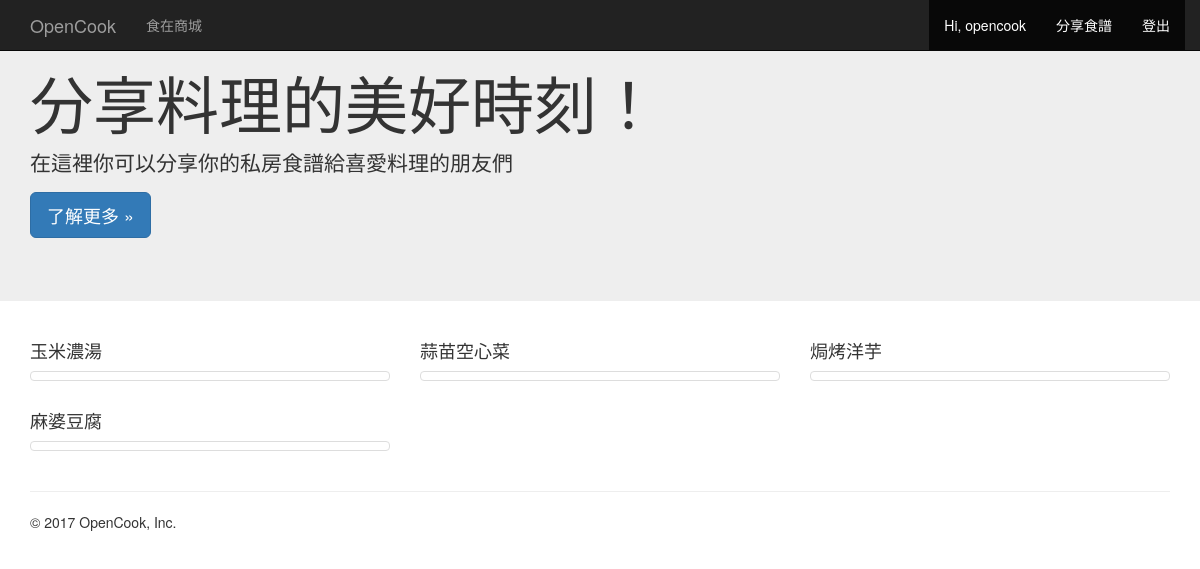
Page / (signed in) on the committed database.
### recipe/models.py (models this page shows)
class Recipe(models.Model):
	title = models.CharField(max_length=100)
	image_path = models.CharField(max_length=100)
	description = models.TextField()
	created_at = models.DateTimeField(default=timezone.now)

### mainapp/views.py (the view)
# urls.py: url(r'^$', get_index),
def get_index(request):
	recipes = Recipe.objects.all()
	return render(request, 'index.html', locals())

### templates/index.html (shortened to what this page needs)
{% extends 'default/base.html' %}
{% block content %}
<div class="jumbotron">
  <div class="container">
    <h1>分享料理的美好時刻！</h1>
    <p>在這裡你可以分享你的私房食譜給喜愛料理的朋友們</p>
    <p><a class="btn btn-primary btn-lg" href="#" role="button">了解更多 &raquo;</a></p>
  </div>
</div>
<div class="container">
  <div class="row">
  	{% for recipe in recipes %}
    <div class="col-md-4">
		<h4>{{ recipe.title }}</h4>
		<a class="thumbnail" href="/recipes/{{ recipe.pk }}">
		</a>
    </div>
    {% endfor %}
  </div>
</div>
{% endblock %}

### templates/default/navbar.html (shortened to what this page needs)
<nav class="navbar navbar-inverse navbar-fixed-top">
  <div class="container">
    <div class="navbar-header">
      <a class="navbar-brand" href="/">OpenCook</a>
    </div>
    <div id="navbar" class="navbar-collapse collapse">
      <ul class="nav navbar-nav">
        <li><a href="/shop">食在商城</a></li>
      </ul>
      {% if user.is_authenticated  %}
        <ul class="nav navbar-nav navbar-right">
          <li class="active"><a href="#">Hi, {{ user.username }}</a></li>
          <li class="active"><a href="/recipes/create">分享食譜</a></li>
          <li class="active"><a href="/logout/post">登出</a></li>
        </ul>
      {% endif %}
    </div>
  </div>
</nav>

### rows in the picture
Recipe: title "玉米濃湯"
Recipe: title "蒜苗空心菜"
Recipe: title "焗烤洋芋"
Recipe: title "麻婆豆腐"

### other values in the picture
{{ user.username }} "opencook"
